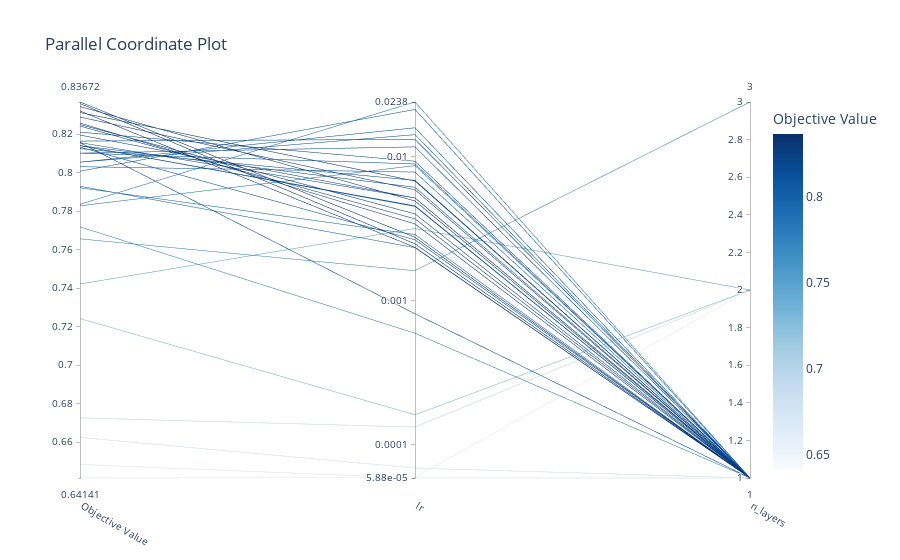

Write notebook code for a chart like this one.
### Code cell
plot_parallel_coordinate(study, params=['lr', 'n_layers'])
